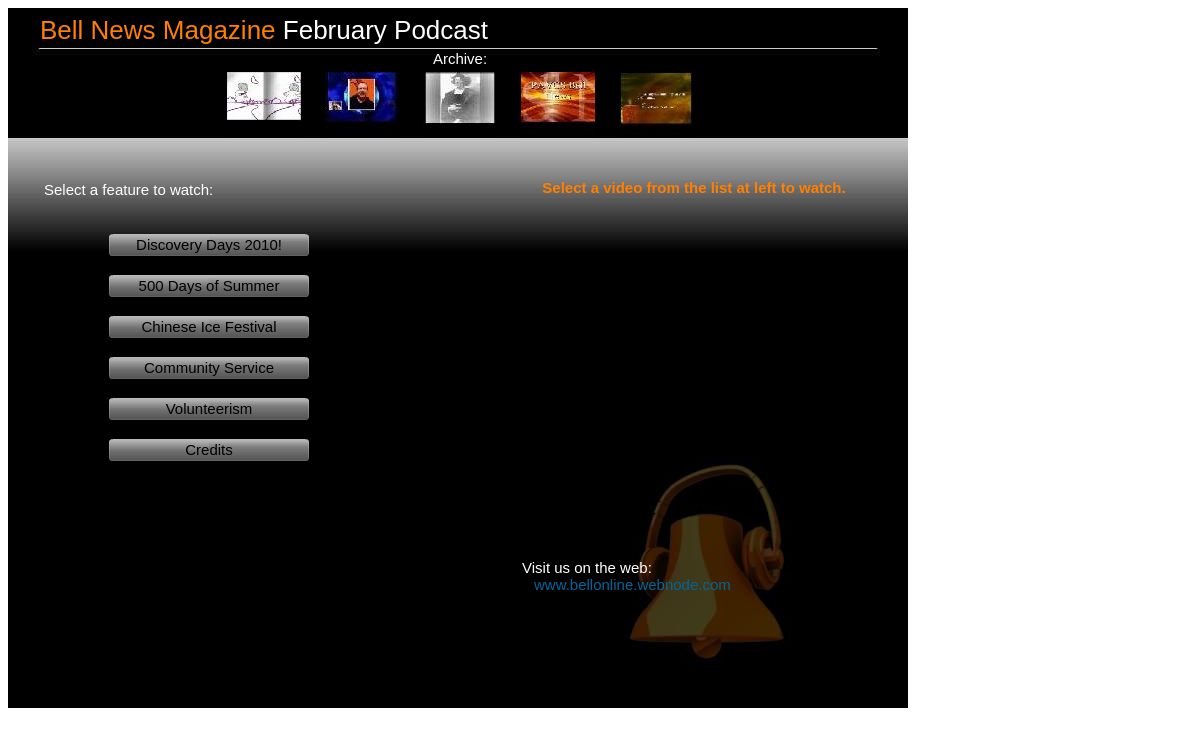
The page /index.php?id=71 on the database its author committed.
### tables this page shows
CREATE TABLE IF NOT EXISTS `siteprofiles` (
  `id` int(11) NOT NULL,
  `organizationName` text NOT NULL,
  `website` text NOT NULL,
  `email` text NOT NULL
);

CREATE TABLE IF NOT EXISTS `podcastdata` (
  `id` int(11) NOT NULL auto_increment,
  `position` int(11) NOT NULL,
  `name` longtext NOT NULL,
  `playerStyle` longtext NOT NULL,
  `autoPlay` longtext NOT NULL,
  `background` longtext NOT NULL,
  `splashImage` longtext NOT NULL,
  `published` int(1) NOT NULL,
  PRIMARY KEY  (`id`)
);

CREATE TABLE IF NOT EXISTS `archivedata_FebruaryPodcast` (
  `id` int(20) NOT NULL auto_increment,
  `position` int(11) NOT NULL,
  `inactive` longtext NOT NULL,
  `active` longtext NOT NULL,
  `url` longtext NOT NULL,
  PRIMARY KEY  (`id`)
);

CREATE TABLE IF NOT EXISTS `featuredata_FebruaryPodcast` (
  `id` int(11) NOT NULL auto_increment,
  `position` int(11) NOT NULL,
  `name` longtext NOT NULL,
  `url` longtext NOT NULL,
  PRIMARY KEY  (`id`)
);

### index.php (the view, shortened to what this page needs)
<?php require_once("system/database/connection.php"); ?>
<?php
	if (isset ($_GET['id'])) {
		$id = $_GET['id'];
		$nameGrabber = mysql_query("SELECT * FROM podcastdata WHERE id = '{$id}'", $connDBA);
		if ($name = mysql_fetch_array($nameGrabber)) {
			$tableName = str_replace(" ", "", $name['name']);
			$directoryName = str_replace(" ", "_", $name['name']);
			$server = "http://" . $_SERVER['HTTP_HOST'] . "/";
		} else {
			header ("Location: index.php");
			exit;
		}
	}
?>
<?php
	$archiveGrabber = mysql_query("SELECT * FROM archivedata_{$tableName} ORDER BY position ASC", $connDBA);
?>
<?php
	$featureGrabber = mysql_query("SELECT * FROM featuredata_{$tableName} ORDER BY position ASC", $connDBA);
?>
<?php
	$backgroundGrabber = mysql_query("SELECT * FROM podcastdata WHERE id = '{$id}'", $connDBA);
	$background = mysql_fetch_array($backgroundGrabber);
?>
<!DOCTYPE html PUBLIC "-//W3C//DTD XHTML 1.0 Transitional//EN" "http://www.w3.org/TR/xhtml1/DTD/xhtml1-transitional.dtd">
<html xmlns="http://www.w3.org/1999/xhtml">
<head>
<link href="styles/style.css" rel="stylesheet" type="text/css" />
</head>
<body onload="MM_CheckFlashVersion('8,0,0,0','Content on this page requires a newer version of Adobe Flash Player. Do you want to download it now?');">
<div class="content">
<div id="title"><span class="orange"><?php echo $organizationData['organizationName']; ?></span> <span class="white"><?php echo $name['name']; ?></span></div>
<div id="archive">
  <div class="centerDiv">Archive:</div>
  <div class="centerDiv">
  <?php
  		while ($archive = mysql_fetch_array($archiveGrabber)) {
			if ($archive['inactive'] !== "") {
				echo "<div class=\"archiveImages\"><a href=\"" . $archive['url'] . "\" target=\"_blank\" onMouseOver=\"document.image" . $archive['id'] . ".src='" . $directoryName . "/" . $archive['active'] . "'\" onMouseOut=\"document.image" . $archive['id'] . ".src='" . $directoryName . "/" . $archive['inactive'] . "'\"><img src=\"" . $directoryName . "/" . $archive['inactive'] . "\" name=\"image" . $archive['id'] . "\" width=\"74\" border=\"0\" height=\"65\"></a></div>";
			}
		}
  ?>
  </div></div>
<div id="background"<?php if ($background['background'] !== "") {echo " style=\"background-image: url(" . $directoryName . "/" . $background['background'] . ")\"";} ?>></div>
<div id="list">
  <p>Select a feature to watch:
  <ul>
    <?php
		while ($features = mysql_fetch_array($featureGrabber)) {
			if ($features['name'] !== "") {
				echo "<li";
				if (isset ($_GET['feature']) && $_GET['feature'] == $features['position']) {
					echo " class=\"active\"";
				} else {
					echo " class=\"normal\"";
				}
				echo "><a href=\"index.php?id=" . $id . "&feature=" . $features['position'] . "\" onmouseover=\"Tip('Click to watch the <strong>" . $features['name'] . "</strong> feature')\" onmouseout=\"UnTip()\">" . stripslashes($features['name']) . "</a></li>";
			}
		}
	?>
  </ul>
  </p>
  </div>
<div id="video">
<?php
	if (isset ($_GET['feature'])) {
		echo"<embed type=\"application/x-shockwave-flash\" src=\"" . $server . "system/player/player.swf\" style=\"\" id=\"player\" name=\"player\" quality=\"high\" allowfullscreen=\"true\" allowscriptaccess=\"always\" wmode=\"opaque\" flashvars=\"file=" . $server . $video . "&amp;skin=" . $server . "system/player/" . $skin . "&amp;autostart=" . $autoPlay . "\" width=\"320\" height=\"240\"></embed>";
	} else {
		echo "<div class=\"directions\"><strong>Select a video from the list at left to watch.</strong></div>";
	}
?>
</div>
</div>
<div id="contactInfo">
<p>Visit us on the web:<br />
  <a href="<?php echo $organizationData['website']; ?>" onmouseover="Tip('Click to visit the <?php echo $organizationData['organizationName']; ?>\'s website')" onmouseout="UnTip()" target="_blank"><span style="color:#006699"><?php $website = str_replace("http://","", $organizationData['website']); echo $website; ?></span></a></p>
</div>
</body>
</html>

### styles/style.css (style rules this page uses)
body { font-family: Arial, Helvetica, sans-serif; text-decoration:none; margin:5; padding:5; overflow:auto; font-size: 26px; color:#FFFFFF; }
p { font-family: Arial, Helvetica, sans-serif; font-size: 15px; color:#FFFFFF; }
a:link { font-family: Arial, Helvetica, sans-serif; padding: 12px; color:#000000; text-decoration:none; }
li.normal { font-family: Arial, Helvetica, sans-serif; font-size: 15px; padding: 12px; cursor:pointer; color:#000000; background-image:url(../images/Button_Normal.png); background-repeat: no-repeat; background-position:center; text-align:center; list-style-type:none; }
.content { color: #000000; height: 700px; width: 900px; background-color: #000000; background-image: url(../images/Background.jpg); background-repeat: no-repeat; background-position: center top; z-index:1; }
#title { position:absolute; left:40px; top:15px; width:827px; height:40px; z-index:3; }
#archive { position:absolute; left:10px; top:50px; width:900px; height:15px; z-index:3; font-size: 15px; color:#FFFFFF; }
#list { position:absolute; left:44px; top:166px; width:290px; height:81px; z-index:3; }
#video { position:absolute; left:534px; top:179px; width:320px; height:240px; z-index:3; }
#contactInfo { position:absolute; left:522px; top:544px; width:212px; height:124px; z-index:3; }
#background { position:absolute; left:50px; top:175px; width:800px; height:500px; vertical-align:50%; text-align:center; z-index:3; background-repeat:no-repeat; background-position:center center; }
.centerDiv { text-align:center; padding-bottom:5px; }
.orange { font-size: 26px; color: #FF8000; }
.white { font-size: 26px; color: #FFFFFF; }
.archiveImages { display:inline; }
.directions { text-align:center; font-size: 15px; color: #FF8000; top: 150px; }

### rows shown on the page
siteprofiles: organizationName "Bell News Magazine", website "www.bellonline.webnode.com"
podcastdata: name "February Podcast"
archivedata_februarypodcast: inactive (picture)
archivedata_februarypodcast: inactive (picture)
archivedata_februarypodcast: inactive (picture)
archivedata_februarypodcast: inactive (picture)
archivedata_februarypodcast: inactive (picture)
featuredata_februarypodcast: name "Discovery Days 2010!"
featuredata_februarypodcast: name "500 Days of Summer"
featuredata_februarypodcast: name "Chinese Ice Festival"
featuredata_februarypodcast: name "Community Service"
featuredata_februarypodcast: name "Volunteerism"
featuredata_februarypodcast: name "Credits"
